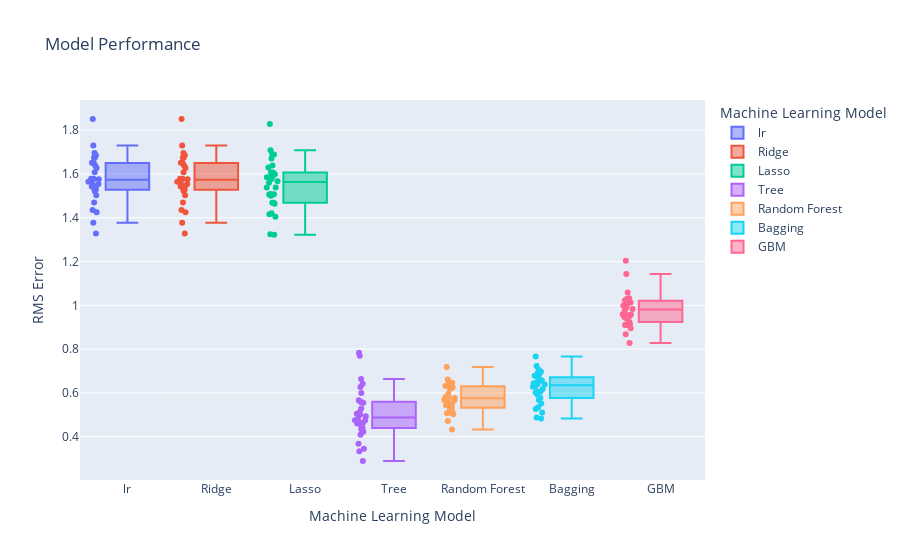

Notebook cell for this chart:
### Code cell
import plotly.express as px
from plotly.subplots import make_subplots
import plotly.graph_objs as go

fig = px.box(regressmod, x="variable", y="value",color="variable",points='all',
labels={"variable": "Machine Learning Model",
        "value": "RMS Error"
        },title="Model Performance")
fig.show()

### Figure 1 — Plotly figure (JSON) as saved in the notebook; plotly's stock layout.template omitted (floating-point values rounded to 4 significant figures)
{"data": [{"alignmentgroup": "True", "boxpoints": "all", "hovertemplate": "Machine Learning Model=%{x}<br>RMS Error=%{y}<extra></extra>", "legendgroup": "lr", "marker": {"color": "#636efa"}, "name": "lr", "notched": false, "offsetgroup": "lr", "orientation": "v", "showlegend": true, "type": "box", "x": ["lr", "lr", "lr", "lr", "lr", "lr", "lr", "lr", "lr", "lr", "lr", "lr", "lr", "lr", "lr", "lr", "lr", "lr", "lr", "lr", "lr", "lr", "lr", "lr", "lr", "lr", "lr", "lr", "lr", "lr"], "x0": " ", "xaxis": "x", "y": [1.576, 1.528, 1.686, 1.377, 1.639, 1.731, 1.426, 1.54, 1.608, 1.65, 1.674, 1.503, 1.675, 1.565, 1.522, 1.628, 1.571, 1.577, 1.696, 1.329, 1.545, 1.435, 1.651, 1.47, 1.554, 1.851, 1.543, 1.579, 1.55, 1.579], "y0": " ", "yaxis": "y"}, {"alignmentgroup": "True", "boxpoints": "all", "hovertemplate": "Machine Learning Model=%{x}<br>RMS Error=%{y}<extra></extra>", "legendgroup": "Ridge", "marker": {"color": "#EF553B"}, "name": "Ridge", "notched": false, "offsetgroup": "Ridge", "orientation": "v", "showlegend": true, "type": "box", "x": ["Ridge", "Ridge", "Ridge", "Ridge", "Ridge", "Ridge", "Ridge", "Ridge", "Ridge", "Ridge", "Ridge", "Ridge", "Ridge", "Ridge", "Ridge", "Ridge", "Ridge", "Ridge", "Ridge", "Ridge", "Ridge", "Ridge", "Ridge", "Ridge", "Ridge", "Ridge", "Ridge", "Ridge", "Ridge", "Ridge"], "x0": " ", "xaxis": "x", "y": [1.576, 1.528, 1.686, 1.377, 1.639, 1.731, 1.426, 1.54, 1.608, 1.65, 1.674, 1.503, 1.675, 1.565, 1.522, 1.628, 1.571, 1.577, 1.696, 1.329, 1.545, 1.435, 1.651, 1.47, 1.554, 1.851, 1.543, 1.579, 1.55, 1.579], "y0": " ", "yaxis": "y"}, {"alignmentgroup": "True", "boxpoints": "all", "hovertemplate": "Machine Learning Model=%{x}<br>RMS Error=%{y}<extra></extra>", "legendgroup": "Lasso", "marker": {"color": "#00cc96"}, "name": "Lasso", "notched": false, "offsetgroup": "Lasso", "orientation": "v", "showlegend": true, "type": "box", "x": ["Lasso", "Lasso", "Lasso", "Lasso", "Lasso", "Lasso", "Lasso", "Lasso", "Lasso", "Lasso", "Lasso", "Lasso", "Lasso", "Lasso", "Lasso", "Lasso", "Lasso", "Lasso", "Lasso", "Lasso", "Lasso", "Lasso", "Lasso", "Lasso", "Lasso", "Lasso", "Lasso", "Lasso", "Lasso", "Lasso"], "x0": " ", "xaxis": "x", "y": [1.567, 1.56, 1.607, 1.325, 1.67, 1.689, 1.405, 1.469, 1.585, 1.639, 1.69, 1.416, 1.63, 1.509, 1.464, 1.607, 1.576, 1.587, 1.709, 1.322, 1.468, 1.421, 1.599, 1.5, 1.506, 1.828, 1.507, 1.585, 1.538, 1.538], "y0": " ", "yaxis": "y"}, {"alignmentgroup": "True", "boxpoints": "all", "hovertemplate": "Machine Learning Model=%{x}<br>RMS Error=%{y}<extra></extra>", "legendgroup": "Tree", "marker": {"color": "#ab63fa"}, "name": "Tree", "notched": false, "offsetgroup": "Tree", "orientation": "v", "showlegend": true, "type": "box", "x": ["Tree", "Tree", "Tree", "Tree", "Tree", "Tree", "Tree", "Tree", "Tree", "Tree", "Tree", "Tree", "Tree", "Tree", "Tree", "Tree", "Tree", "Tree", "Tree", "Tree", "Tree", "Tree", "Tree", "Tree", "Tree", "Tree", "Tree", "Tree", "Tree", "Tree"], "x0": " ", "xaxis": "x", "y": [0.4646, 0.5575, 0.5133, 0.3673, 0.5, 0.4222, 0.44, 0.5289, 0.4756, 0.4933, 0.4336, 0.6637, 0.5044, 0.4602, 0.6416, 0.5556, 0.3333, 0.6, 0.4622, 0.2889, 0.5664, 0.7832, 0.3451, 0.4823, 0.7699, 0.56, 0.6267, 0.4756, 0.4578, 0.4089], "y0": " ", "yaxis": "y"}, {"alignmentgroup": "True", "boxpoints": "all", "hovertemplate": "Machine Learning Model=%{x}<br>RMS Error=%{y}<extra></extra>", "legendgroup": "Random Forest", "marker": {"color": "#FFA15A"}, "name": "Random Forest", "notched": false, "offsetgroup": "Random Forest", "orientation": "v", "showlegend": true, "type": "box", "x": ["Random Forest", "Random Forest", "Random Forest", "Random Forest", "Random Forest", "Random Forest", "Random Forest", "Random Forest", "Random Forest", "Random Forest", "Random Forest", "Random Forest", "Random Forest", "Random Forest", "Random Forest", "Random Forest", "Random Forest", "Random Forest", "Random Forest", "Random Forest", "Random Forest", "Random Forest", "Random Forest", "Random Forest", "Random Forest", "Random Forest", "Random Forest", "Random Forest", "Random Forest", "Random Forest"], "x0": " ", "xaxis": "x", "y": [0.579, 0.661, 0.5067, 0.4326, 0.6304, 0.7181, 0.4717, 0.5544, 0.6451, 0.6478, 0.5742, 0.632, 0.5219, 0.5411, 0.6465, 0.6246, 0.5099, 0.6176, 0.5764, 0.5022, 0.5318, 0.5677, 0.5474, 0.5135, 0.6274, 0.6429, 0.596, 0.5436, 0.5652, 0.5803], "y0": " ", "yaxis": "y"}, {"alignmentgroup": "True", "boxpoints": "all", "hovertemplate": "Machine Learning Model=%{x}<br>RMS Error=%{y}<extra></extra>", "legendgroup": "Bagging", "marker": {"color": "#19d3f3"}, "name": "Bagging", "notched": false, "offsetgroup": "Bagging", "orientation": "v", "showlegend": true, "type": "box", "x": ["Bagging", "Bagging", "Bagging", "Bagging", "Bagging", "Bagging", "Bagging", "Bagging", "Bagging", "Bagging", "Bagging", "Bagging", "Bagging", "Bagging", "Bagging", "Bagging", "Bagging", "Bagging", "Bagging", "Bagging", "Bagging", "Bagging", "Bagging", "Bagging", "Bagging", "Bagging", "Bagging", "Bagging", "Bagging", "Bagging"], "x0": " ", "xaxis": "x", "y": [0.6438, 0.6602, 0.5102, 0.4827, 0.6712, 0.7058, 0.4871, 0.6964, 0.692, 0.7227, 0.631, 0.6783, 0.6049, 0.527, 0.6473, 0.6564, 0.6022, 0.6396, 0.6173, 0.552, 0.5765, 0.5677, 0.6283, 0.535, 0.6522, 0.7662, 0.684, 0.6067, 0.5911, 0.6382], "y0": " ", "yaxis": "y"}, {"alignmentgroup": "True", "boxpoints": "all", "hovertemplate": "Machine Learning Model=%{x}<br>RMS Error=%{y}<extra></extra>", "legendgroup": "GBM", "marker": {"color": "#FF6692"}, "name": "GBM", "notched": false, "offsetgroup": "GBM", "orientation": "v", "showlegend": true, "type": "box", "x": ["GBM", "GBM", "GBM", "GBM", "GBM", "GBM", "GBM", "GBM", "GBM", "GBM", "GBM", "GBM", "GBM", "GBM", "GBM", "GBM", "GBM", "GBM", "GBM", "GBM", "GBM", "GBM", "GBM", "GBM", "GBM", "GBM", "GBM", "GBM", "GBM", "GBM"], "x0": " ", "xaxis": "x", "y": [1.018, 1.03, 0.8955, 0.8276, 1.032, 1.204, 0.8685, 0.9584, 1.021, 0.9597, 0.9566, 1.059, 0.9169, 1.003, 1.008, 1.023, 0.9502, 0.999, 1.029, 0.9098, 0.9242, 0.9415, 0.9463, 0.9097, 0.9908, 1.144, 0.9838, 0.9145, 1.013, 0.978], "y0": " ", "yaxis": "y"}], "layout": {"boxmode": "overlay", "legend": {"title": {"text": "Machine Learning Model"}, "tracegroupgap": 0}, "title": {"text": "Model Performance"}, "xaxis": {"anchor": "y", "categoryarray": ["lr", "Ridge", "Lasso", "Tree", "Random Forest", "Bagging", "GBM"], "categoryorder": "array", "domain": [0, 1], "title": {"text": "Machine Learning Model"}}, "yaxis": {"anchor": "x", "domain": [0, 1], "title": {"text": "RMS Error"}}}}
